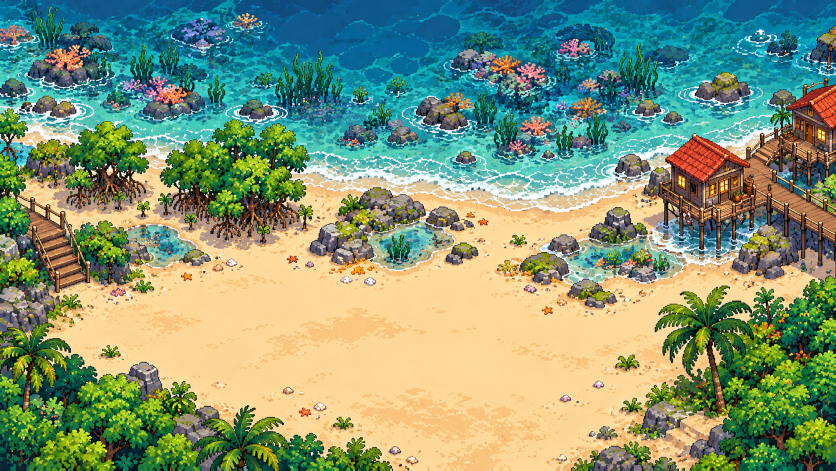
#> input picture assets/gpt/scene_ref.png, 1672 x 941 px (shown at 1/2 size)
$ python build_scene.py
#> lines starting #> are read from the running program, lines starting #| are printed output that depends on the picture
"""把 AI 参考图变成可运行的游戏背景 + 可走网格。

流程（对应需求里「像素与颜色逼近」这一步）：
  1. assets/gpt/scene_ref.png（AI 生成）→ 降采样到 960×540 → 64 色量化 → assets/bg_base.png
  2. 按沙地颜色从背景里提取可走区域，切成 8×8 的网格
  3. 对网格做一次腐蚀，避免角色贴到礁石/树干里
  4. 从水面颜色里采样出水波闪光点
  5. 输出 assets/scene.js / scene.json

用法：python tools/build_scene.py
"""
from __future__ import annotations

import json
from pathlib import Path

from PIL import Image

ROOT = Path(__file__).resolve().parent.parent
GPT = ROOT / "assets" / "gpt"
ASSETS = ROOT / "assets"

W, H = 960, 540
CELL = 8
COLS, ROWS = W // CELL, H // CELL
SAND_RATIO = 0.6


def is_sand(c: tuple[int, int, int]) -> bool:
    r, g, b = c
    return r >= 185 and g >= 135 and b <= 195 and (r - b) >= 55 and g >= b - 5


def is_water(c: tuple[int, int, int]) -> bool:
    r, g, b = c
    return b >= 110 and b > r + 30 and g >= r


def main() -> None:
    src = Image.open(GPT / "scene_ref.png").convert("RGB")
    small = src.resize((W, H), Image.LANCZOS)
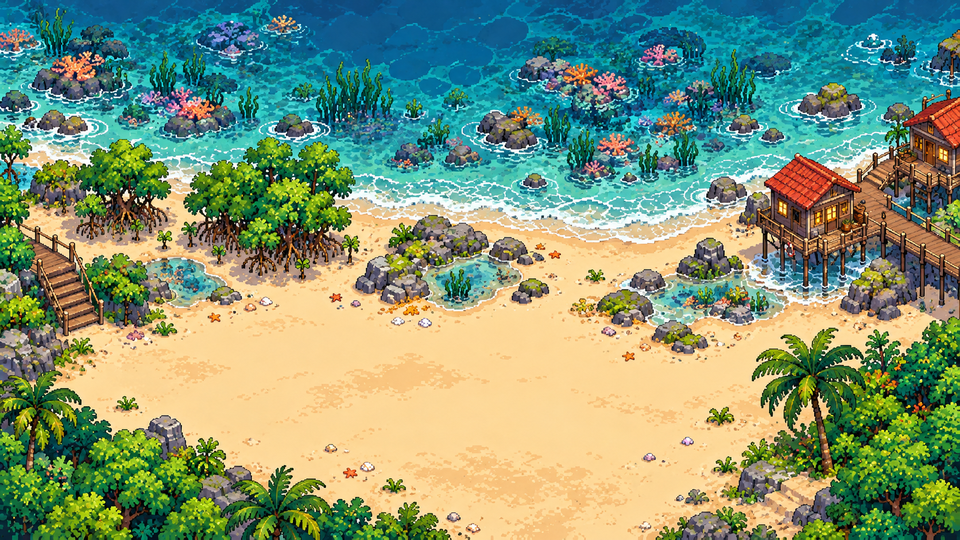
#> small: PIL image 960x540 RGB; mean R, G, B 129.7, 150.3, 118.1
    bg = small.quantize(colors=64, method=Image.MEDIANCUT, dither=Image.NONE).convert("RGB")
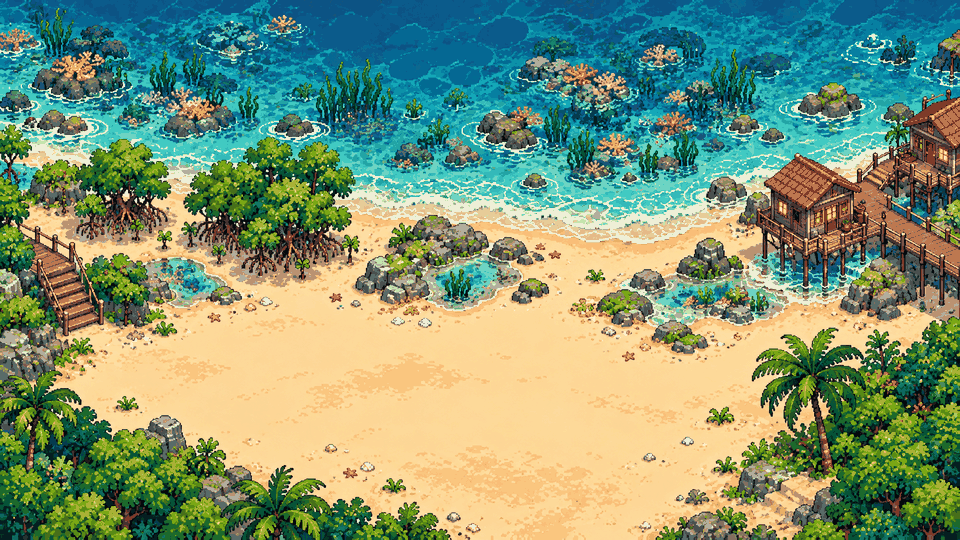
#> bg: PIL image 960x540 RGB; mean R, G, B 128.5, 150.4, 117.4
    bg.save(ASSETS / "bg_base.png", optimize=True)
    print(f"背景：{src.size} → {bg.size}，调色板 {len(bg.getcolors(maxcolors=999))} 色")
#| 背景：(1672, 941) → (960, 540)，调色板 64 色

    px = bg.load()

    # --- 单元格级沙地判定 ---
    raw = [[False] * COLS for _ in range(ROWS)]
    for cy in range(ROWS):
        for cx in range(COLS):
            n = 0
            for y in range(cy * CELL, (cy + 1) * CELL):
                for x in range(cx * CELL, (cx + 1) * CELL):
                    if is_sand(px[x, y]):
                        n += 1
            raw[cy][cx] = n / (CELL * CELL) >= SAND_RATIO

    # --- 腐蚀一圈：可走格必须自己与上下左右都是沙地 ---
    walk = [[False] * COLS for _ in range(ROWS)]
    for cy in range(ROWS):
        for cx in range(COLS):
            if not raw[cy][cx]:
                continue
            ok = True
            for dy in (-1, 0, 1):
                for dx in (-1, 0, 1):
                    nx, ny = cx + dx, cy + dy
                    if nx < 0 or ny < 0 or nx >= COLS or ny >= ROWS or not raw[ny][nx]:
                        ok = False
                        break
                if not ok:
                    break
            walk[cy][cx] = ok

    walkable = sum(sum(1 for v in row if v) for row in walk)
    print(f"网格 {COLS}×{ROWS}，可走 {walkable} 格（{walkable / (COLS * ROWS) * 100:.1f}%）")

    # --- 出生点：可走区域里离障碍最远的「最开阔」点 ---
    from collections import deque
    dist = [[-1] * COLS for _ in range(ROWS)]
    q = deque()
    for cy in range(ROWS):
        for cx in range(COLS):
            if not walk[cy][cx]:
                dist[cy][cx] = 0
                q.append((cx, cy))
    while q:
        cx, cy = q.popleft()
        for dx, dy in ((1, 0), (-1, 0), (0, 1), (0, -1)):
            nx, ny = cx + dx, cy + dy
            if 0 <= nx < COLS and 0 <= ny < ROWS and dist[ny][nx] < 0:
                dist[ny][nx] = dist[cy][cx] + 1
                q.append((nx, ny))
    best, bestd = (COLS // 2, ROWS // 2), -1
    for cy in range(ROWS):
        for cx in range(COLS):
            if walk[cy][cx] and dist[cy][cx] > bestd:
                best, bestd = (cx, cy), dist[cy][cx]
    spawn = {"x": best[0] * CELL + CELL // 2, "y": best[1] * CELL + CELL // 2}
    print(f"出生点：{spawn}（离障碍 {bestd} 格）")

    # --- 水面闪光点 ---
    water = []
    seed = 20261028
    for _ in range(1100):
        seed = (seed * 1103515245 + 12345) & 0x7FFFFFFF
        x = int((seed / 0x7FFFFFFF) * (W - 40)) + 20
        seed = (seed * 1103515245 + 12345) & 0x7FFFFFFF
        y = int((seed / 0x7FFFFFFF) * (H * 0.55)) + 8
        if is_water(px[x, y]):
            water.append({
                "x": x, "y": y,
                "phase": round((seed % 628) / 100, 2),
                "speed": round(1.1 + (seed % 90) / 100, 2),
                "len": 2 + (seed % 4),
            })
#> after the loop, seed = 1826398700; water = 473 items
    print(f"水面闪光点：{len(water)} 个")
#| 水面闪光点：473 个

    # --- 岸线碎浪：贴着可走沙地的边界外侧，取含水的格子 ---
    def wet_ratio(cx: int, cy: int) -> float:
        wet = total = 0
        for yy in range(cy * CELL, min(cy * CELL + CELL, H)):
            for xx in range(cx * CELL, min(cx * CELL + CELL, W)):
                r_, g_, b_ = px[xx, yy]
                total += 1
                if is_water((r_, g_, b_)) or (r_ > 215 and g_ > 228 and b_ > 228):
                    wet += 1
        return wet / total if total else 0.0

    surf = []
    seed = 777
    for cy in range(ROWS):
        for cx in range(COLS):
            if walk[cy][cx]:
                continue
            if wet_ratio(cx, cy) < 0.40:
                continue
            # 只要挨着可走沙地的那一圈水面（含岸边白沫带）
            near_sand = False
            for ny in range(max(0, cy - 5), min(ROWS, cy + 6)):
                for nx in range(max(0, cx - 5), min(COLS, cx + 6)):
                    if walk[ny][nx]:
                        near_sand = True
                        break
                if near_sand:
                    break
            if not near_sand:
                continue
            seed = (seed * 1103515245 + 12345) & 0x7FFFFFFF
            surf.append({
                "x": cx * CELL + CELL // 2,
                "y": cy * CELL + CELL // 2,
                "phase": round((seed % 628) / 100, 2),
                "speed": round(0.7 + (seed % 60) / 100, 2),
                "len": 6 + (seed % 9),
            })
    print(f"岸线碎浪点：{len(surf)} 个")

    scene = {
        "w": W, "h": H,
        "grid": {"cell": CELL, "cols": COLS, "rows": ROWS,
                 "walk": ["".join("1" if v else "0" for v in row) for row in walk]},
        "spawn": spawn,
        "speed": 110,
        "animFps": 8,
        "frame": {"w": 48, "h": 48, "cols": 4, "rows": 4, "footLine": 43,
                  "order": ["down", "left", "right", "up"]},
        "water": water,
        "surf": surf,
    }
    (ASSETS / "scene.json").write_text(json.dumps(scene, ensure_ascii=False), encoding="utf-8")
    (ASSETS / "scene.js").write_text(
        "window.SCENE = " + json.dumps(scene, ensure_ascii=False) + ";\n", encoding="utf-8"
    )
    print("已写出 assets/scene.js / scene.json")


if __name__ == "__main__":
    main()

$ run again, with assets/gpt/crab_sheet_ref.png copied over assets/gpt/scene_ref.png
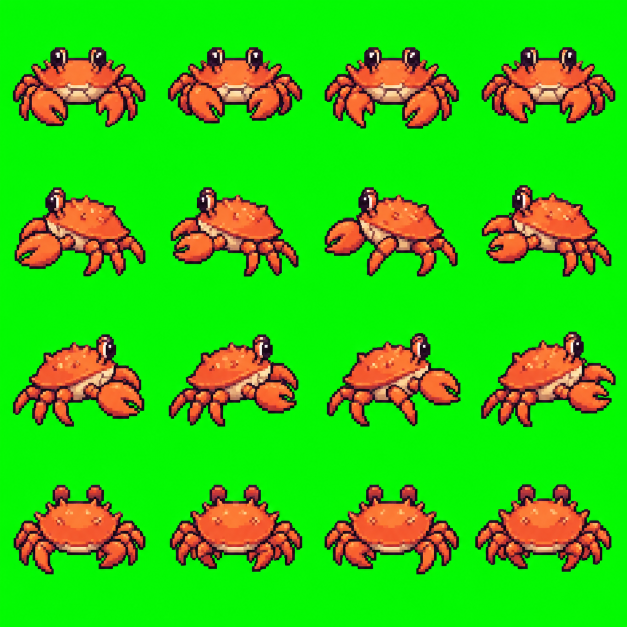
#> input picture assets/gpt/crab_sheet_ref.png, 1254 x 1254 px (shown at 1/2 size)
#> in main, `small = src.resize((W, H), Image.LANCZOS)`:
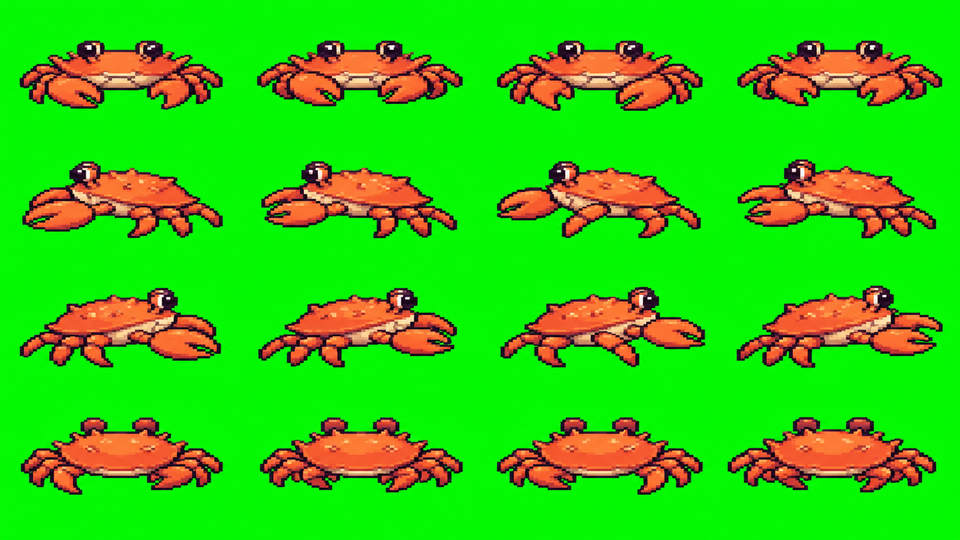
#> small: PIL image 960x540 RGB; mean R, G, B 50.1, 202.8, 16.3
#| 背景：(1254, 1254) → (960, 540)，调色板 64 色
#> after the loop in main, `for _ in range(1100):`: seed = 1826398700; water = []
#| 水面闪光点：0 个

$ run again, with assets/gpt/crab_sheet_ref_v2.png copied over assets/gpt/scene_ref.png
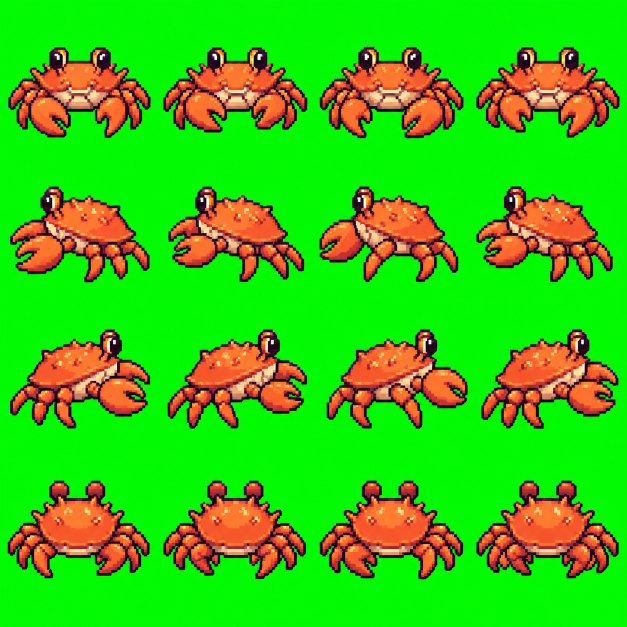
#> input picture assets/gpt/crab_sheet_ref_v2.png, 1254 x 1254 px (shown at 1/2 size)
#> in main, `small = src.resize((W, H), Image.LANCZOS)`:
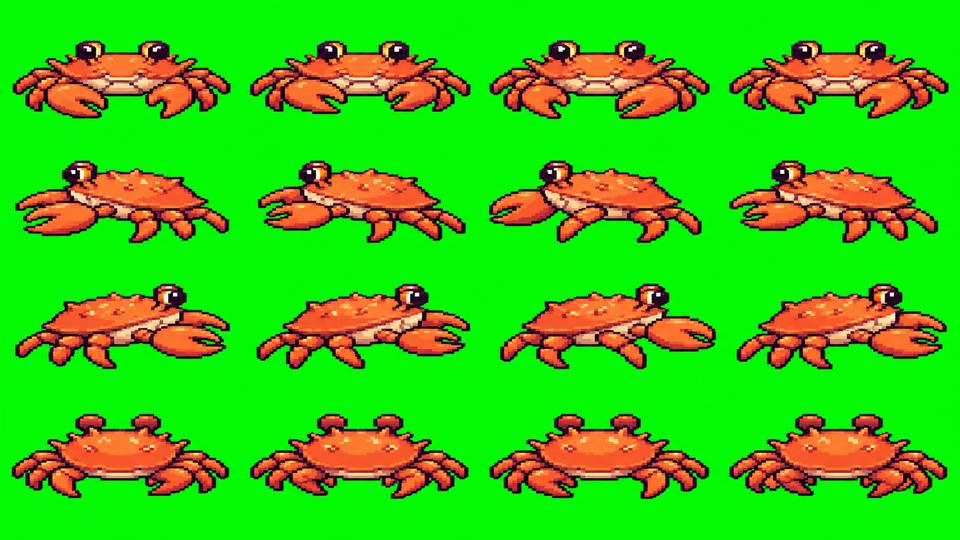
#> small: PIL image 960x540 RGB; mean R, G, B 57.3, 195.4, 17.9
#| 背景：(1254, 1254) → (960, 540)，调色板 64 色
#> after the loop in main, `for _ in range(1100):`: seed = 1826398700; water = []
#| 水面闪光点：0 个
